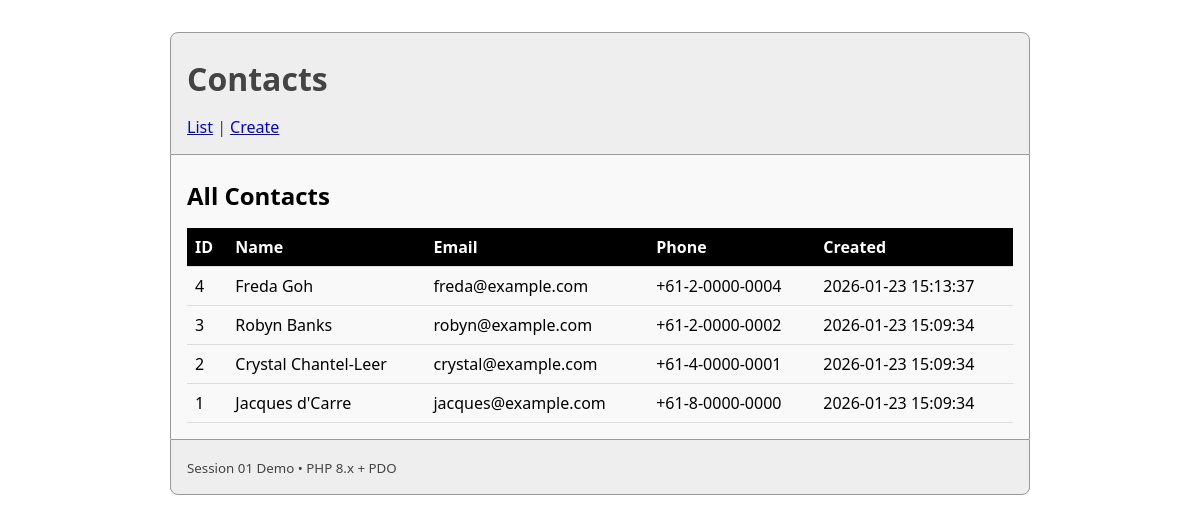
The page / on the database its author committed.
### tables this page shows
CREATE TABLE contacts
(
    id         INTEGER PRIMARY KEY AUTOINCREMENT,
    name       TEXT NOT NULL,
    email      TEXT NOT NULL,
    phone      TEXT,
    created_at TEXT NOT NULL DEFAULT (datetime('now'))
);

### public/index.php (called while the page is built, shortened)
<?php
spl_autoload_register(function ($class) {
    $prefix = 'App\\';
});
$dbFile = dirname(__DIR__).'/database/contact_list_db.sqlite';
if (!is_file($dbFile)) {
    touch($dbFile);
    $pdo = Database::sqlite($dbFile);
    $schema = file_get_contents(dirname(__DIR__).'/database/migrations/001_create_contacts.sql');
    $pdo->exec($schema);
} else {
    $pdo = Database::sqlite($dbFile);
}
$repo = new ContactRepository($pdo);
$action = $_GET['action'] ?? 'list';
$body = '';
if ($action === 'list' && $_SERVER['REQUEST_METHOD'] === 'GET') {
    $contacts = $repo->all();
    require dirname(__DIR__).'/views/contacts.list.php';
    $body = ob_get_clean();
} elseif ($action === 'create' && $_SERVER['REQUEST_METHOD'] === 'GET') {
    $errors = [];
    $old = [];
    ob_start();
    require dirname(__DIR__).'/views/contacts.form.php';
    $body = ob_get_clean();
} else {
    http_response_code(404);
    $body = '<p>Not found</p>';
}
require dirname(__DIR__).'/views/layout.php';

### src/ContactRepository.php (called while the page is built, shortened)
<?php
final class ContactRepository
{
    public function all(): array
    {
        $sql = "SELECT id, name, email, phone, created_at FROM contacts ORDER BY id DESC";
        return $this->pdo->query($sql)->fetchAll();
    }
}

### views/contacts.list.php (the view, shortened to what this page needs)
<h2>All Contacts</h2>
<table>
    <thead>
    <tr>
        <th>ID</th>
        <th>Name</th>
        <th>Email</th>
        <th>Phone</th>
        <th>Created</th>
    </tr>
    </thead>
    <tbody>
    <?php foreach ($contacts as $c): ?>
        <tr>
            <td><?= (int) $c['id'] ?></td>
            <td><?= htmlspecialchars($c['name']) ?></td>
            <td><?= htmlspecialchars($c['email']) ?></td>
            <td><?= htmlspecialchars((string) $c['phone']) ?></td>
            <td>
                <time datetime="<?= htmlspecialchars($c['created_at']) ?>">
                    <?= htmlspecialchars($c['created_at']) ?>
                </time>
            </td>
        </tr>
    <?php endforeach; ?>
    </tbody>
</table>

### views/layout.php (shortened to what this page needs)
?><!doctype html>
<html lang="en">
<head>
    <link href="https://api.fonts.coollabs.io/css2?family=Lexend:wght@100..900&display=swap" rel="stylesheet" />
    <link rel="stylesheet" href="/site.css">
</head>
<body>
<header>
    <h1>Contacts</h1>
    <nav>
        <a href="/?action=list">List</a> &vert; <a href="/?action=create">Create</a>
    </nav>
</header>
<main>
    <?= $body ?>
</main>
<footer>
    <small>Session 01 Demo • PHP 8.x + PDO</small></footer>
</body>
</html>

### public/site.css (style rules this page uses)
body { max-width: 860px; margin: 2rem auto; font-family: Lexend, system-ui, sans-serif; }
main { padding: 1rem; background: #f9f9f9; border-left: 1px solid #999; border-right: 1px solid #999; }
header, footer { padding: 1rem; color: #444; background: #eee; }
header { border-radius: 0.5rem 0.5rem 0 0; border: 1px solid #999; }
footer { border-radius: 0 0 0.5rem 0.5rem; border: 1px solid #999; }
h1, h2 { margin: 0.5rem 0 1rem; }
table { border-collapse: collapse; width: 100%; }
td, th { border-bottom: 1px solid #ddd; padding: .5rem; text-align: left; }
tr > th { background: #000; color: #fff; }

### rows shown on the page
contacts: id "4", name "Freda Goh", email "freda@example.com", phone "+61-2-0000-0004", created_at "2026-01-23 15:13:37"
contacts: id "3", name "Robyn Banks", email "robyn@example.com", phone "+61-2-0000-0002", created_at "2026-01-23 15:09:34"
contacts: id "2", name "Crystal Chantel-Leer", email "crystal@example.com", phone "+61-4-0000-0001", created_at "2026-01-23 15:09:34"
contacts: id "1", name "Jacques d'Carre", email "jacques@example.com", phone "+61-8-0000-0000", created_at "2026-01-23 15:09:34"
